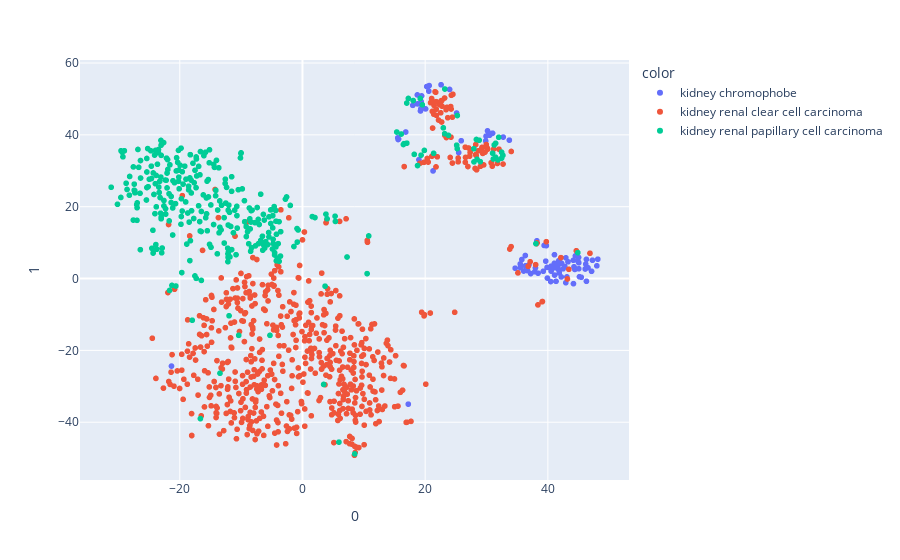

Notebook code cell kept with this figure:
### Code cell
fig = px.scatter(tsne_results,x=0,y=1, color=df['cancer_type'])
fig.show()

### Figure 1 — Plotly figure (JSON) as saved in the notebook; plotly's stock layout.template omitted (floating-point values rounded to 4 significant figures; data arrays with more than 128 entries replaced by an {"elided": "..."} marker saying what was removed)
{"data": [{"hovertemplate": "color=kidney chromophobe<br>0=%{x}<br>1=%{y}<extra></extra>", "legendgroup": "kidney chromophobe", "marker": {"color": "#636efa", "symbol": "circle"}, "mode": "markers", "name": "kidney chromophobe", "showlegend": true, "type": "scattergl", "x": [37.21, 34.67, 17.25, 22.59, 41.07, 42.76, 41.68, 41.33, 20.59, 37.98, 36.34, 29.87, -21.35, 43.1, 20.07, 41.09, 18.74, 19.31, 43.28, 41.78, 30.17, 41.07, 30.53, 37.87, 44.49, 18.72, 36.32, 36.92, 45.0, 42.23, 45.15, 44.39, 38.4, 17.98, 25.88, 15.53, 39.87, 18.99, 46.28, 39.92, 23.98, 40.52, 36.06, 20.65, 42.94, 46.08, 19.36, 39.25, 42.48, 20.26, 19.24, 39.39, 35.5, 47.98, 45.45, 44.15, 36.7, 19.42, 15.59, 44.91, 45.04, 15.66, 29.92, 47.12, 25.12, 35.76, 44.26, 40.99, 42.18, 46.54, 44.17, 47.27, 25.46, 33.72, 38.21, 16.83, 39.66, 35.53, 41.85, 41.72, 32.72, 45.04, 40.46, 30.99, 39.76, 40.53, 46.18, 46.29, 42.92, 48.14, 21.28], "xaxis": "x", "y": [1.377, 2.886, -34.97, 53.95, 4.248, 3.347, 2.6, -0.769, 52.17, 2.988, 3.537, 38.31, -24.37, 0.4557, 47.23, 0.958, 48.62, 47.29, 4.651, 4.961, 41.11, 6.636, 39.92, 1.917, 6.316, 51.13, 6.417, 3.84, 5.876, 4.258, 0.5032, 2.536, 1.492, 48.22, 38.36, 39.16, 3.101, 33.09, 5.345, 0.1217, 52.64, 2.084, 2.094, 53.72, 5.763, 2.652, 49.22, 2.028, 2.7, 53.45, 46.66, 9.215, 4.059, 3.544, 0.3468, 5.096, 2.186, 50.85, 38.71, 4.846, 2.723, 38.84, 39.64, 2.016, 46.08, 5.296, 3.264, 2.988, 0.4504, 2.982, -1.421, 5.1, 35.07, 38.52, 10.51, 40.79, 4.843, 2.993, 1.574, 3.846, 39.38, 4.4, -0.8399, 40.46, 9.168, 3.447, 4.01, -0.7596, -1.156, 5.39, 29.95], "yaxis": "y"}, {"hovertemplate": "color=kidney renal clear cell carcinoma<br>0=%{x}<br>1=%{y}<extra></extra>", "legendgroup": "kidney renal clear cell carcinoma", "marker": {"color": "#EF553B", "symbol": "circle"}, "mode": "markers", "name": "kidney renal clear cell carcinoma", "showlegend": true, "type": "scattergl", "x": {"elided": "614 float values"}, "xaxis": "x", "y": {"elided": "614 float values"}, "yaxis": "y"}, {"hovertemplate": "color=kidney renal papillary cell carcinoma<br>0=%{x}<br>1=%{y}<extra></extra>", "legendgroup": "kidney renal papillary cell carcinoma", "marker": {"color": "#00cc96", "symbol": "circle"}, "mode": "markers", "name": "kidney renal papillary cell carcinoma", "showlegend": true, "type": "scattergl", "x": {"elided": "323 float values"}, "xaxis": "x", "y": {"elided": "323 float values"}, "yaxis": "y"}], "layout": {"legend": {"title": {"text": "color"}, "tracegroupgap": 0}, "margin": {"t": 60}, "xaxis": {"anchor": "y", "domain": [0, 1], "title": {"text": "0"}}, "yaxis": {"anchor": "x", "domain": [0, 1], "title": {"text": "1"}}}}
